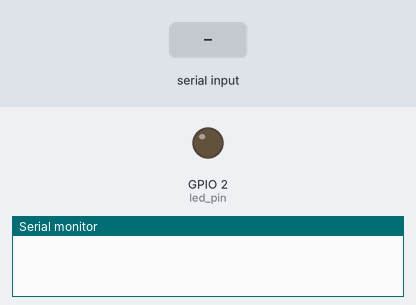
The sketch below on a simulated ESP32. On the bench: output pins drawn as LEDs (lit = HIGH), the last lines printed to the serial monitor. The test bench sets the inputs (shaded band).

Above: at 1.2 s.
1.3 s: "90,45\n" received over Serial
At 1.9 s:
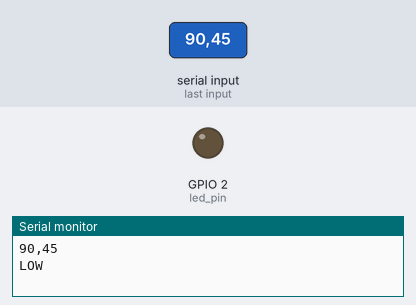
2.8 s: "100\n" received over Serial
At 3.5 s:
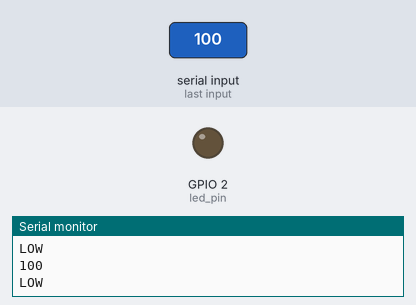
Timing chart, 0 to 5.8 s (numbered marks = the images above; inputs shaded):
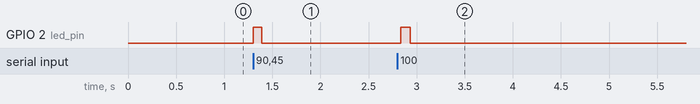

Measured:
- after the input at 1.3 s, GPIO 2 (led_pin): LOW → HIGH at once, → LOW 0.09 s later
- after the input at 2.8 s, GPIO 2 (led_pin): LOW → HIGH at once, → LOW 0.10 s later

The sketch:

memory_mmg_task.ino
```cpp
#if CONFIG_FREERTOS_UNICORE
  static const BaseType_t app_cpu = 0;
#else
  static const BaseType_t app_cpu = 1;
#endif

QueueHandle_t queue_delay;
QueueHandle_t queue_msg;
static const int led_pin = 2;
int count = 0;
int input = 0;


void readSerial(void * parameters)
{
  while(1)
  {
    if (Serial.available() > 0)
    {
      String val = Serial.readStringUntil('\n');
      input = val.toInt(); //nothing to parse bc not in the buffer

      //store str in heap memory

      char * buffer = (char*)pvPortMalloc((val.length() + 1) * sizeof(char));

      //copy into buffer-stop here
      if (buffer != NULL)
      {
        strncpy(buffer, val.c_str(), val.length() + 1);
        //notify task B of new message - pointer the POINTER in the queue
        // FIX: free the buffer if the queue is full, otherwise it leaks
        if (xQueueSend(queue_msg, &buffer, 0) != pdTRUE)
        {
          vPortFree(buffer);
        }
      }

      //led light stuff
      if (input > 0) {
        digitalWrite(led_pin, HIGH);
        vTaskDelay(pdMS_TO_TICKS(input));
        Serial.println("LOW");
        digitalWrite(led_pin,LOW);
        vTaskDelay(pdMS_TO_TICKS(input));
        count+=1;
      }

      if (count == 100)
      {
        count = 0; // FIX: reset so it only sends once
        // FIX: send a heap-allocated char* (queue holds pointers), not the String
        char * blinked = (char*)pvPortMalloc(strlen("blinked") + 1);
        if (blinked != NULL)
        {
          strcpy(blinked, "blinked");
          // FIX: free if the queue is full, otherwise it leaks
          if (xQueueSend(queue_delay, &blinked, 0) != pdTRUE)
          {
            vPortFree(blinked);
          }
        }
      }

    }
    vTaskDelay(pdMS_TO_TICKS(50));
  }
}

void printMsg(void * parameters)
{
  char* recieved; //stores the output
  while (1)
  {
    // FIX: removed Serial.read() here, it stole characters from readSerial

    //is there anything in the queue? if yes, then print it
    // FIX: short timeout instead of portMAX_DELAY so the second queue gets checked
    if (xQueueReceive(queue_msg, (void*)&recieved, pdMS_TO_TICKS(10)) == pdTRUE)
    {
      Serial.println(recieved);
      vPortFree(recieved); //free the memory
      recieved = NULL; //still holds the old address
      vTaskDelay(pdMS_TO_TICKS(10)); //task gives up the cpu
    }

    // FIX: receive a char* and free that, not &blinked
    if (xQueueReceive(queue_delay, (void*)&recieved, pdMS_TO_TICKS(10)) == pdTRUE)
    {
      Serial.println(recieved);
      vPortFree(recieved);
      recieved = NULL;
      vTaskDelay(pdMS_TO_TICKS(10));
    }

  }
}

void setup() {
  Serial.begin(115200);
  // put your setup code here, to run once:
  pinMode(led_pin, OUTPUT);
  queue_delay = xQueueCreate(5, sizeof(char*)); //how do different lengths affect the code?
  queue_msg = xQueueCreate(5, sizeof(char*)); // FIX: was blinked.length() == 0 slots
  // FIX: stack 1024 -> 4096 (String + Serial.println overflow 1024)
  xTaskCreatePinnedToCore(readSerial, "read serial", 4096, NULL, 1, NULL, app_cpu);
  xTaskCreatePinnedToCore(printMsg, "print message", 4096, NULL, 1, NULL, app_cpu);
}

void loop() {
  // put your main code here, to run repeatedly:

}
```
